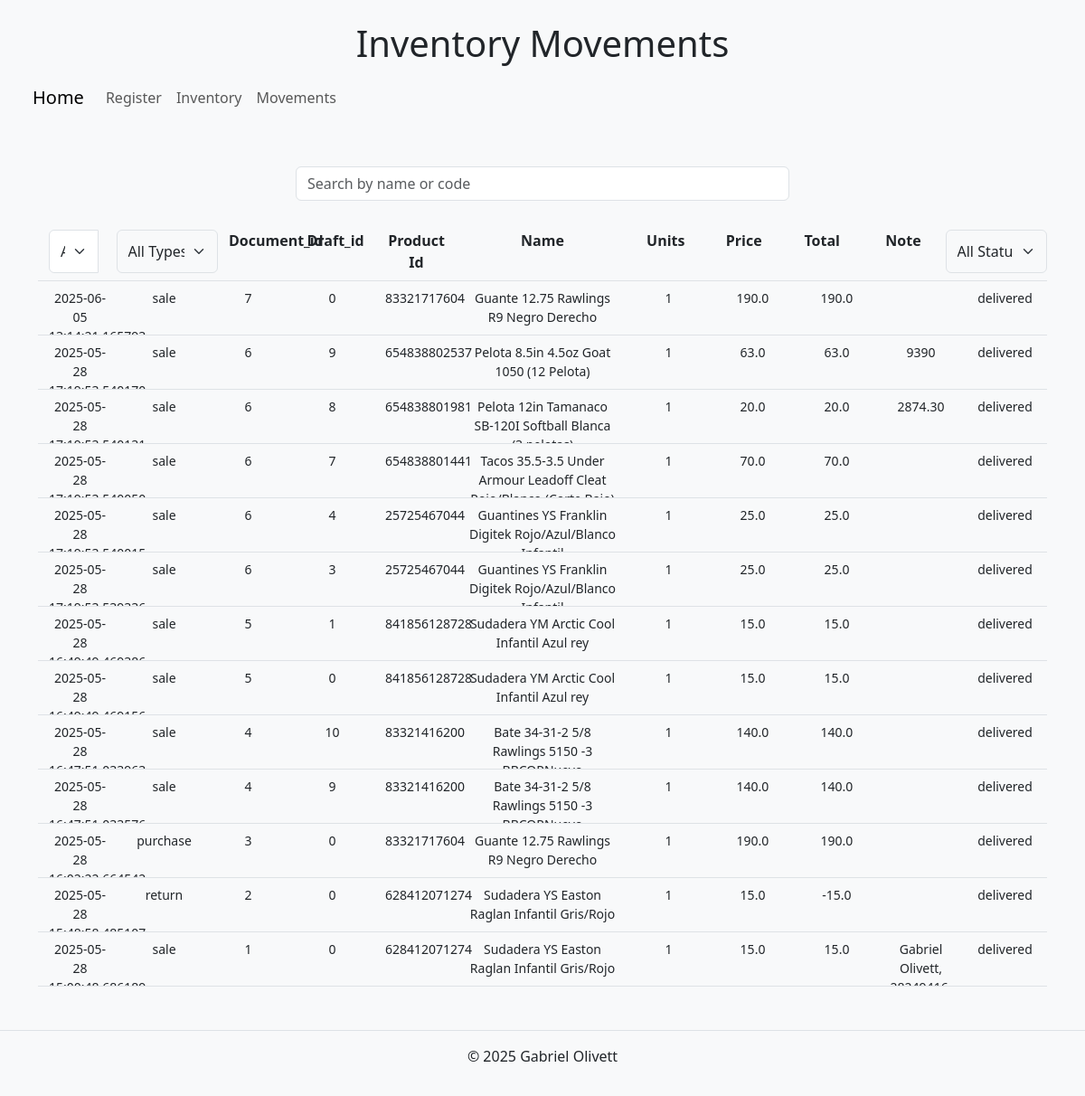
The page /inventory_movements on the database as committed earlier.
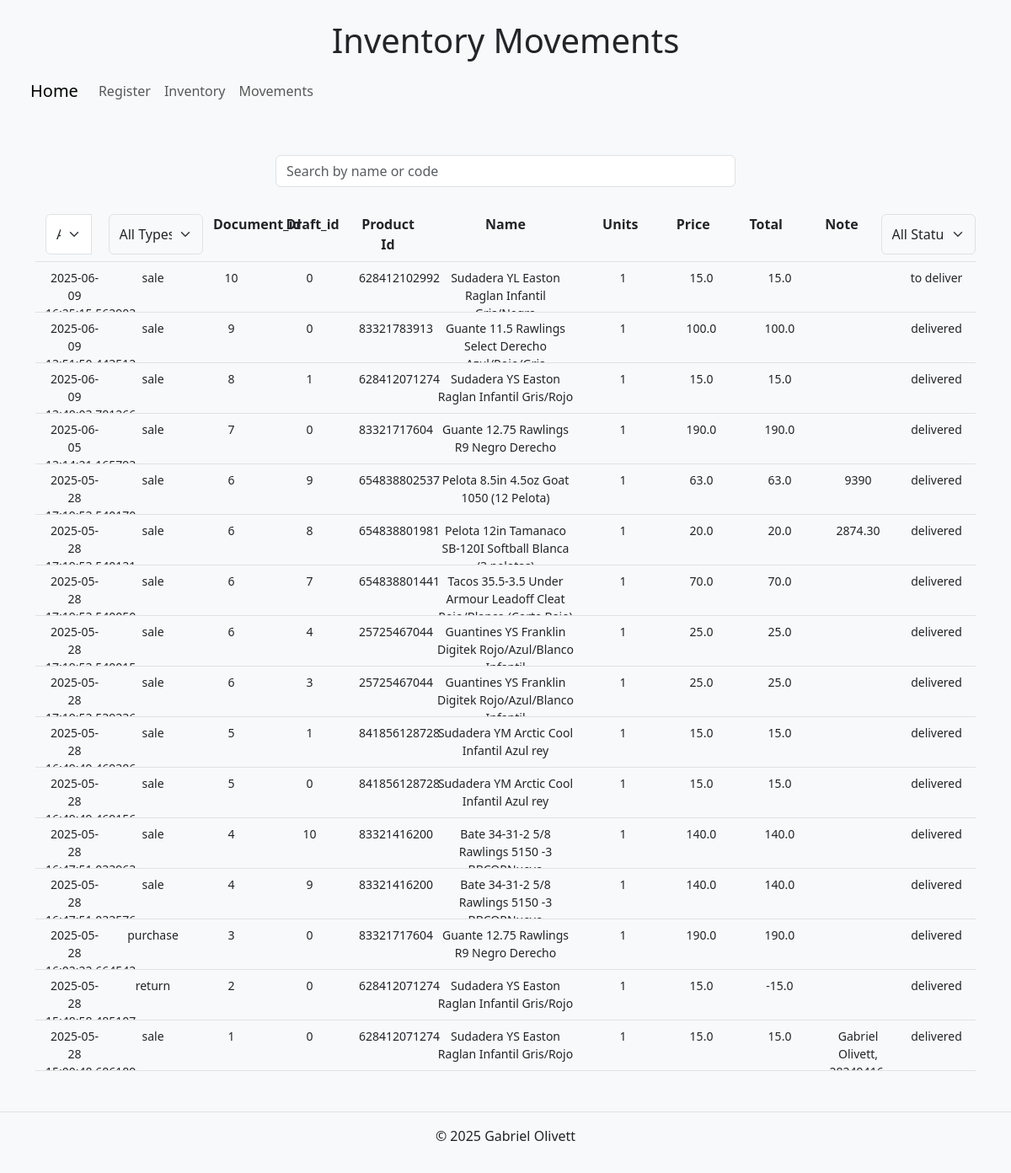
The same page on the database as committed later.
### tables this page shows
CREATE TABLE inventory_movements (
    id INTEGER PRIMARY KEY AUTOINCREMENT,
    product_id INTEGER NOT NULL,
    type TEXT NOT NULL CHECK (type IN ('sale', 'purchase', 'return', 'output')),
    Units INTEGER NOT NULL,
    date TIMESTAMP DEFAULT CURRENT_TIMESTAMP,
    note TEXT,
    document_id INTEGER, status TEXT, draft_id INTEGER NOT NULL, name TEXT NOT NULL, price REAL, toal REAL,
    FOREIGN KEY(product_id) REFERENCES inventory(id),
    FOREIGN KEY(document_id) REFERENCES movement_documents(id));

### app.py (the view)
@app.route("/inventory_movements")
def inventory_movements():
    db = get_db()
    movements = db.execute("SELECT * FROM inventory_movements ORDER BY date DESC").fetchall()
    return render_template("movements.html", movements=movements)

### app.py (called while the page is built)
@app.after_request
def after_request(response):
    response.headers["Cache-Control"] = "no-cache, no-store, must-revalidate"
    response.headers["Expires"] = 0
    response.headers["Pragma"] = "no-cache"
    return response

def get_db():
    if "db" not in g:
        g.db = sqlite3.connect("databases.db")
        g.db.row_factory = sqlite3.Row
    return g.db

### templates/movements.html (shortened to what this page needs)
{% extends "layout.html" %}
{% block h1 %}
    <h1>Inventory Movements</h1>
{% endblock %}
{% block main %}
<div class="container text-center mt-4">
    <div class="input-group w-50 mx-auto mb-4">
        <input type="text" id="search-input" class="form-control" placeholder="Search by name or code">
    </div>
    <div class="row py-2 fw-bold justify-content-center border-bottom">
        <div class="input-group col">
            <select id="date-filter" class="form-select me-2">
                <option value="">All Dates</option>
            </select>
        </div>
            <select id="filter-type" class="col form-select bg-light">
                <option value="">All Types</option>
            </select>
        <div class="col" style="width: 5%;">Document_id</div>
        <div class="col" style="width: 5%;">Draft_id</div>
        <div class="col-1">Product Id</div>
        <div class="col-2">Name</div>
        <div class="col" style="width: 5%;">Units</div>
        <div class="col" style="width: 5%;">Price</div>
        <div class="col" style="width: 5%;">Total</div>
        <div class="col-1">Note</div>
        <select class="col form-select bg-light" id="status-filter">
            <option value="">All Statuses</option>
        </select>
    </div>
    <div id="inventory-table">
        {% for item in movements %}
            <div class="row resizable-row py-2 border-bottom justify-content-center">
                <div class="col-1 small">{{item.date}}</div>
                <div class="col-1 small">{{item.type}}</div>
                <div class="col small" style="width: 5%;">{{item.document_id}}</div>
                <div class="col small" style="width: 5%;">{{item.draft_id}}</div>
                <div class="col-1 small">{{item.product_id}}</div>
                <div class="col-2 small" >{{item.name}}</div>
                <div class="col small" style="width: 5%;">{{item.Units}}</div>
                <div class="col small" style="width: 5%;">{{item.price}}</div>
                <div class="col small" style="width: 5%;">{{item.toal}}</div>
                <div class="col-1 small">{{item.note}}</div>
                <div class="col-1 small">{{item.status}}</div>
                <div class="resize-handle"></div>
            </div>
        {% endfor %}
    </div>
</div>
{% endblock %}

### templates/layout.html (shortened to what this page needs)
<!DOCTYPE html>
<html lang="en">
<head>
    <link href="https://cdn.jsdelivr.net/npm/bootstrap@5.3.3/dist/css/bootstrap.min.css" rel="stylesheet">
</head>
<body class="bg-light">
    <header class="text-center p-4">
        {% block h1%}{% endblock %}
        <nav class="navbar navbar-expand-lg bg-body-tertiary">
            <div class="container-fluid">
              <a class="navbar-brand" href="/">Home</a>
              <div class="collapse navbar-collapse" id="navbarNav">
                <ul class="navbar-nav">
                  <li class="nav-item">
                    <a class="nav-link" href="/register">Register</a>
                  </li>
                  <li class="nav-item">
                    <a class="nav-link" href="/inventory">Inventory</a>
                  </li>
                  <li class="nav-item">
                    <a class="nav-link" href="/inventory_movements">Movements</a>
                  </li>
                </ul>
              </div>
            </div>
          </nav>
    </header>
    <main class="container mt-1 mx-auto">
        {% block main %}{% endblock %}
    </main>
    <footer class="text-center mt-5 p-3 border-top">
        <p>&copy; 2025 Gabriel Olivett</p>
    </footer>
</body>
</html>

### templates/movements.html (style rules this page uses)
.resizable-row { position: relative; height: 60px; transition: height 0.1s; overflow: hidden; border-bottom: 1px solid #ccc; }
.resize-handle { position: absolute; bottom: 0; left: 0; height: 5px; width: 100%; cursor: row-resize; background-color: transparent; z-index: 1; }

Rows that differ between the two databases and show on the page:
added inventory_movements: date "2025-06-09…", type "sale", document_id "10", draft_id "0", product_id "628412102992", name "Sudadera YL Easton Raglan Infantil…", Units "1", price "15.0", toal "15.0", status "to deliver"
added inventory_movements: date "2025-06-09…", type "sale", document_id "9", draft_id "0", product_id "83321783913", name "Guante 11.5 Rawlings Select Derecho…", Units "1", price "100.0", toal "100.0", status "delivered"
added inventory_movements: date "2025-06-09…", type "sale", document_id "8", draft_id "1", product_id "628412071274", name "Sudadera YS Easton Raglan Infantil Gris/Rojo", Units "1", price "15.0", toal "15.0", status "delivered"
